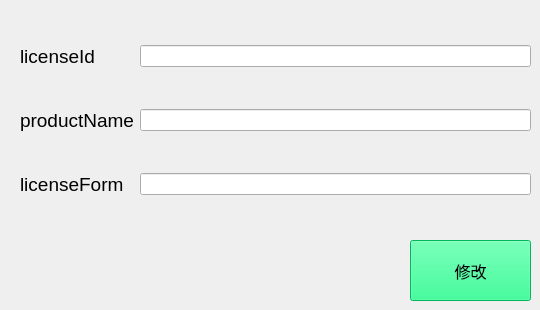
     <widget class="QWidget" name="page_17">
      <widget class="QWidget" name="layoutWidget_11">
       <property name="geometry">
        <rect>
         <x>20</x>
         <y>10</y>
         <width>511</width>
         <height>221</height>
        </rect>
       </property>
       <layout class="QGridLayout" name="gridLayout_5">
        <item row="1" column="0">
         <widget class="QLabel" name="label_25">
          <property name="font">
           <font>
            <pointsize>14</pointsize>
           </font>
          </property>
          <property name="text">
           <string>productName</string>
          </property>
         </widget>
        </item>
        <item row="0" column="0">
         <widget class="QLabel" name="label_24">
          <property name="font">
           <font>
            <pointsize>14</pointsize>
           </font>
          </property>
          <property name="text">
           <string>licenseId</string>
          </property>
         </widget>
        </item>
        <item row="0" column="1">
         <widget class="QLineEdit" name="licenseId_4"/>
        </item>
        <item row="2" column="0">
         <widget class="QLabel" name="label_26">
          <property name="font">
           <font>
            <pointsize>14</pointsize>
           </font>
          </property>
          <property name="text">
           <string>licenseForm</string>
          </property>
         </widget>
        </item>
        <item row="2" column="1">
         <widget class="QLineEdit" name="licenseForm_2"/>
        </item>
        <item row="1" column="1">
         <widget class="QLineEdit" name="productName_2"/>
        </item>
       </layout>
      </widget>
      <widget class="QPushButton" name="modify">
       <property name="geometry">
        <rect>
         <x>410</x>
         <y>240</y>
         <width>121</width>
         <height>61</height>
        </rect>
       </property>
       <property name="font">
        <font>
         <pointsize>12</pointsize>
        </font>
       </property>
       <property name="styleSheet">
        <string notr="true">background-color: rgb(0, 255, 127);</string>
       </property>
       <property name="text">
        <string>修改</string>
       </property>
      </widget>
     </widget>
